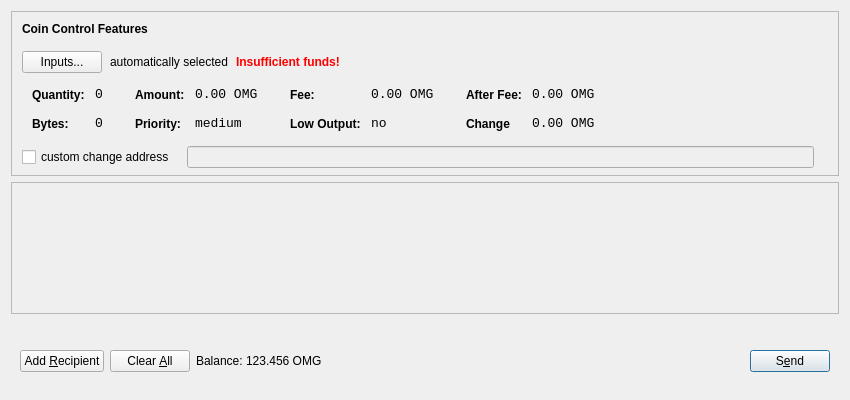
<?xml version="1.0" encoding="UTF-8"?>
<ui version="4.0">
 <class>SendCoinsDialog</class>
 <widget class="QDialog" name="SendCoinsDialog">
  <property name="geometry">
   <rect>
    <x>0</x>
    <y>0</y>
    <width>850</width>
    <height>400</height>
   </rect>
  </property>
  <property name="windowTitle">
   <string>Send Coins</string>
  </property>
  <layout class="QVBoxLayout" name="verticalLayout" stretch="0,1,0">
   <property name="bottomMargin">
    <number>8</number>
   </property>
   <item>
    <widget class="QFrame" name="frameCoinControl">
     <property name="sizePolicy">
      <sizepolicy hsizetype="Expanding" vsizetype="Expanding">
       <horstretch>0</horstretch>
       <verstretch>0</verstretch>
      </sizepolicy>
     </property>
     <property name="maximumSize">
      <size>
       <width>16777215</width>
       <height>16777215</height>
      </size>
     </property>
     <property name="frameShape">
      <enum>QFrame::StyledPanel</enum>
     </property>
     <property name="frameShadow">
      <enum>QFrame::Sunken</enum>
     </property>
     <layout class="QVBoxLayout" name="verticalLayoutCoinControl2">
      <property name="spacing">
       <number>6</number>
      </property>
      <property name="leftMargin">
       <number>0</number>
      </property>
      <property name="topMargin">
       <number>0</number>
      </property>
      <property name="rightMargin">
       <number>0</number>
      </property>
      <property name="bottomMargin">
       <number>6</number>
      </property>
      <item>
       <layout class="QVBoxLayout" name="verticalLayoutCoinControl" stretch="0,0,0,0,1">
        <property name="spacing">
         <number>0</number>
        </property>
        <property name="leftMargin">
         <number>10</number>
        </property>
        <property name="topMargin">
         <number>10</number>
        </property>
        <item>
         <layout class="QHBoxLayout" name="horizontalLayoutCoinControl1">
          <property name="bottomMargin">
           <number>15</number>
          </property>
          <item>
           <widget class="QLabel" name="labelCoinControlFeatures">
            <property name="sizePolicy">
             <sizepolicy hsizetype="Preferred" vsizetype="Maximum">
              <horstretch>0</horstretch>
              <verstretch>0</verstretch>
             </sizepolicy>
            </property>
            <property name="font">
             <font>
              <weight>75</weight>
              <bold>true</bold>
             </font>
            </property>
            <property name="styleSheet">
             <string notr="true">font-weight:bold;</string>
            </property>
            <property name="text">
             <string>Coin Control Features</string>
            </property>
           </widget>
          </item>
         </layout>
        </item>
        <item>
         <layout class="QHBoxLayout" name="horizontalLayoutCoinControl2" stretch="0,0,0,0">
          <property name="spacing">
           <number>8</number>
          </property>
          <property name="bottomMargin">
           <number>10</number>
          </property>
          <item>
           <widget class="QPushButton" name="pushButtonCoinControl">
            <property name="styleSheet">
             <string notr="true"/>
            </property>
            <property name="text">
             <string>Inputs...</string>
            </property>
           </widget>
          </item>
          <item>
           <widget class="QLabel" name="labelCoinControlAutomaticallySelected">
            <property name="text">
             <string>automatically selected</string>
            </property>
            <property name="margin">
             <number>5</number>
            </property>
           </widget>
          </item>
          <item>
           <widget class="QLabel" name="labelCoinControlInsuffFunds">
            <property name="font">
             <font>
              <weight>75</weight>
              <bold>true</bold>
             </font>
            </property>
            <property name="styleSheet">
             <string notr="true">color:red;font-weight:bold;</string>
            </property>
            <property name="text">
             <string>Insufficient funds!</string>
            </property>
            <property name="margin">
             <number>5</number>
            </property>
           </widget>
          </item>
          <item>
           <spacer name="horizontalSpacerCoinControl">
            <property name="orientation">
             <enum>Qt::Horizontal</enum>
            </property>
            <property name="sizeHint" stdset="0">
             <size>
              <width>40</width>
              <height>1</height>
             </size>
            </property>
           </spacer>
          </item>
         </layout>
        </item>
        <item>
         <widget class="QWidget" name="widgetCoinControl" native="true">
          <property name="sizePolicy">
           <sizepolicy hsizetype="Preferred" vsizetype="Preferred">
            <horstretch>0</horstretch>
            <verstretch>0</verstretch>
           </sizepolicy>
          </property>
          <property name="minimumSize">
           <size>
            <width>0</width>
            <height>0</height>
           </size>
          </property>
          <property name="styleSheet">
           <string notr="true"/>
          </property>
          <layout class="QHBoxLayout" name="horizontalLayoutCoinControl5">
           <property name="leftMargin">
            <number>0</number>
           </property>
           <property name="topMargin">
            <number>0</number>
           </property>
           <property name="rightMargin">
            <number>0</number>
           </property>
           <property name="bottomMargin">
            <number>0</number>
           </property>
           <item>
            <layout class="QHBoxLayout" name="horizontalLayoutCoinControl3" stretch="0,0,0,1">
             <property name="spacing">
              <number>20</number>
             </property>
             <property name="topMargin">
              <number>0</number>
             </property>
             <property name="bottomMargin">
              <number>10</number>
             </property>
             <item>
              <layout class="QFormLayout" name="formLayoutCoinControl1">
               <property name="horizontalSpacing">
                <number>10</number>
               </property>
               <property name="verticalSpacing">
                <number>14</number>
               </property>
               <property name="leftMargin">
                <number>10</number>
               </property>
               <property name="topMargin">
                <number>4</number>
               </property>
               <property name="rightMargin">
                <number>6</number>
               </property>
               <item row="0" column="0">
                <widget class="QLabel" name="labelCoinControlQuantityText">
                 <property name="styleSheet">
                  <string notr="true">font-weight:bold;</string>
                 </property>
                 <property name="text">
                  <string>Quantity:</string>
                 </property>
                 <property name="margin">
                  <number>0</number>
                 </property>
                </widget>
               </item>
               <item row="0" column="1">
                <widget class="QLabel" name="labelCoinControlQuantity">
                 <property name="font">
                  <font>
                   <family>Monospace</family>
                   <pointsize>10</pointsize>
                  </font>
                 </property>
                 <property name="cursor">
                  <cursorShape>IBeamCursor</cursorShape>
                 </property>
                 <property name="contextMenuPolicy">
                  <enum>Qt::ActionsContextMenu</enum>
                 </property>
                 <property name="text">
                  <string>0</string>
                 </property>
                 <property name="margin">
                  <number>0</number>
                 </property>
                 <property name="textInteractionFlags">
                  <set>Qt::LinksAccessibleByMouse|Qt::TextSelectableByKeyboard|Qt::TextSelectableByMouse</set>
                 </property>
                </widget>
               </item>
               <item row="1" column="0">
                <widget class="QLabel" name="labelCoinControlBytesText">
                 <property name="styleSheet">
                  <string notr="true">font-weight:bold;</string>
                 </property>
                 <property name="text">
                  <string>Bytes:</string>
                 </property>
                </widget>
               </item>
               <item row="1" column="1">
                <widget class="QLabel" name="labelCoinControlBytes">
                 <property name="font">
                  <font>
                   <family>Monospace</family>
                   <pointsize>10</pointsize>
                  </font>
                 </property>
                 <property name="cursor">
                  <cursorShape>IBeamCursor</cursorShape>
                 </property>
                 <property name="contextMenuPolicy">
                  <enum>Qt::ActionsContextMenu</enum>
                 </property>
                 <property name="text">
                  <string>0</string>
                 </property>
                 <property name="textInteractionFlags">
                  <set>Qt::LinksAccessibleByMouse|Qt::TextSelectableByKeyboard|Qt::TextSelectableByMouse</set>
                 </property>
                </widget>
               </item>
              </layout>
             </item>
             <item>
              <layout class="QFormLayout" name="formLayoutCoinControl2">
               <property name="horizontalSpacing">
                <number>10</number>
               </property>
               <property name="verticalSpacing">
                <number>14</number>
               </property>
               <property name="leftMargin">
                <number>6</number>
               </property>
               <property name="topMargin">
                <number>4</number>
               </property>
               <property name="rightMargin">
                <number>6</number>
               </property>
               <item row="0" column="0">
                <widget class="QLabel" name="labelCoinControlAmountText">
                 <property name="styleSheet">
                  <string notr="true">font-weight:bold;</string>
                 </property>
                 <property name="text">
                  <string>Amount:</string>
                 </property>
                 <property name="margin">
                  <number>0</number>
                 </property>
                </widget>
               </item>
               <item row="0" column="1">
                <widget class="QLabel" name="labelCoinControlAmount">
                 <property name="font">
                  <font>
                   <family>Monospace</family>
                   <pointsize>10</pointsize>
                  </font>
                 </property>
                 <property name="cursor">
                  <cursorShape>IBeamCursor</cursorShape>
                 </property>
                 <property name="contextMenuPolicy">
                  <enum>Qt::ActionsContextMenu</enum>
                 </property>
                 <property name="text">
                  <string>0.00 OMG</string>
                 </property>
                 <property name="textInteractionFlags">
                  <set>Qt::LinksAccessibleByMouse|Qt::TextSelectableByKeyboard|Qt::TextSelectableByMouse</set>
                 </property>
                </widget>
               </item>
               <item row="1" column="0">
                <widget class="QLabel" name="labelCoinControlPriorityText">
                 <property name="styleSheet">
                  <string notr="true">font-weight:bold;</string>
                 </property>
                 <property name="text">
                  <string>Priority:</string>
                 </property>
                </widget>
               </item>
               <item row="1" column="1">
                <widget class="QLabel" name="labelCoinControlPriority">
                 <property name="font">
                  <font>
                   <family>Monospace</family>
                   <pointsize>10</pointsize>
                  </font>
                 </property>
                 <property name="cursor">
                  <cursorShape>IBeamCursor</cursorShape>
                 </property>
                 <property name="contextMenuPolicy">
                  <enum>Qt::ActionsContextMenu</enum>
                 </property>
                 <property name="text">
                  <string>medium</string>
                 </property>
                 <property name="textInteractionFlags">
                  <set>Qt::LinksAccessibleByMouse|Qt::TextSelectableByKeyboard|Qt::TextSelectableByMouse</set>
                 </property>
                </widget>
               </item>
              </layout>
             </item>
             <item>
              <layout class="QFormLayout" name="formLayoutCoinControl3">
               <property name="horizontalSpacing">
                <number>10</number>
               </property>
               <property name="verticalSpacing">
                <number>14</number>
               </property>
               <property name="leftMargin">
                <number>6</number>
               </property>
               <property name="topMargin">
                <number>4</number>
               </property>
               <property name="rightMargin">
                <number>6</number>
               </property>
               <item row="0" column="0">
                <widget class="QLabel" name="labelCoinControlFeeText">
                 <property name="styleSheet">
                  <string notr="true">font-weight:bold;</string>
                 </property>
                 <property name="text">
                  <string>Fee:</string>
                 </property>
                 <property name="margin">
                  <number>0</number>
                 </property>
                </widget>
               </item>
               <item row="0" column="1">
                <widget class="QLabel" name="labelCoinControlFee">
                 <property name="font">
                  <font>
                   <family>Monospace</family>
                   <pointsize>10</pointsize>
                  </font>
                 </property>
                 <property name="cursor">
                  <cursorShape>IBeamCursor</cursorShape>
                 </property>
                 <property name="contextMenuPolicy">
                  <enum>Qt::ActionsContextMenu</enum>
                 </property>
                 <property name="text">
                  <string>0.00 OMG</string>
                 </property>
                 <property name="textInteractionFlags">
                  <set>Qt::LinksAccessibleByMouse|Qt::TextSelectableByKeyboard|Qt::TextSelectableByMouse</set>
                 </property>
                </widget>
               </item>
               <item row="1" column="0">
                <widget class="QLabel" name="labelCoinControlLowOutputText">
                 <property name="styleSheet">
                  <string notr="true">font-weight:bold;</string>
                 </property>
                 <property name="text">
                  <string>Low Output:</string>
                 </property>
                </widget>
               </item>
               <item row="1" column="1">
                <widget class="QLabel" name="labelCoinControlLowOutput">
                 <property name="font">
                  <font>
                   <family>Monospace</family>
                   <pointsize>10</pointsize>
                  </font>
                 </property>
                 <property name="cursor">
                  <cursorShape>IBeamCursor</cursorShape>
                 </property>
                 <property name="contextMenuPolicy">
                  <enum>Qt::ActionsContextMenu</enum>
                 </property>
                 <property name="text">
                  <string>no</string>
                 </property>
                 <property name="textInteractionFlags">
                  <set>Qt::LinksAccessibleByMouse|Qt::TextSelectableByKeyboard|Qt::TextSelectableByMouse</set>
                 </property>
                </widget>
               </item>
              </layout>
             </item>
             <item>
              <layout class="QFormLayout" name="formLayoutCoinControl4">
               <property name="horizontalSpacing">
                <number>10</number>
               </property>
               <property name="verticalSpacing">
                <number>14</number>
               </property>
               <property name="leftMargin">
                <number>6</number>
               </property>
               <property name="topMargin">
                <number>4</number>
               </property>
               <property name="rightMargin">
                <number>6</number>
               </property>
               <item row="0" column="0">
                <widget class="QLabel" name="labelCoinControlAfterFeeText">
                 <property name="styleSheet">
                  <string notr="true">font-weight:bold;</string>
                 </property>
                 <property name="text">
                  <string>After Fee:</string>
                 </property>
                 <property name="margin">
                  <number>0</number>
                 </property>
                </widget>
               </item>
               <item row="0" column="1">
                <widget class="QLabel" name="labelCoinControlAfterFee">
                 <property name="font">
                  <font>
                   <family>Monospace</family>
                   <pointsize>10</pointsize>
                  </font>
                 </property>
                 <property name="cursor">
                  <cursorShape>IBeamCursor</cursorShape>
                 </property>
                 <property name="contextMenuPolicy">
                  <enum>Qt::ActionsContextMenu</enum>
                 </property>
                 <property name="text">
                  <string>0.00 OMG</string>
                 </property>
                 <property name="textInteractionFlags">
                  <set>Qt::LinksAccessibleByMouse|Qt::TextSelectableByKeyboard|Qt::TextSelectableByMouse</set>
                 </property>
                </widget>
               </item>
               <item row="1" column="0">
                <widget class="QLabel" name="labelCoinControlChangeText">
                 <property name="styleSheet">
                  <string notr="true">font-weight:bold;</string>
                 </property>
                 <property name="text">
                  <string>Change</string>
                 </property>
                </widget>
               </item>
               <item row="1" column="1">
                <widget class="QLabel" name="labelCoinControlChange">
                 <property name="font">
                  <font>
                   <family>Monospace</family>
                   <pointsize>10</pointsize>
                  </font>
                 </property>
                 <property name="cursor">
                  <cursorShape>IBeamCursor</cursorShape>
                 </property>
                 <property name="contextMenuPolicy">
                  <enum>Qt::ActionsContextMenu</enum>
                 </property>
                 <property name="text">
                  <string>0.00 OMG</string>
                 </property>
                 <property name="textInteractionFlags">
                  <set>Qt::LinksAccessibleByMouse|Qt::TextSelectableByKeyboard|Qt::TextSelectableByMouse</set>
                 </property>
                </widget>
               </item>
              </layout>
             </item>
            </layout>
           </item>
          </layout>
         </widget>
        </item>
        <item>
         <layout class="QHBoxLayout" name="horizontalLayoutCoinControl4" stretch="0,0,0">
          <property name="spacing">
           <number>12</number>
          </property>
          <property name="sizeConstraint">
           <enum>QLayout::SetDefaultConstraint</enum>
          </property>
          <property name="topMargin">
           <number>5</number>
          </property>
          <property name="rightMargin">
           <number>5</number>
          </property>
          <item>
           <widget class="QCheckBox" name="checkBoxCoinControlChange">
            <property name="text">
             <string>custom change address</string>
            </property>
           </widget>
          </item>
          <item>
           <widget class="QLineEdit" name="lineEditCoinControlChange">
            <property name="enabled">
             <bool>false</bool>
            </property>
            <property name="sizePolicy">
             <sizepolicy hsizetype="Expanding" vsizetype="Fixed">
              <horstretch>0</horstretch>
              <verstretch>0</verstretch>
             </sizepolicy>
            </property>
           </widget>
          </item>
          <item>
           <widget class="QLabel" name="labelCoinControlChangeLabel">
            <property name="sizePolicy">
             <sizepolicy hsizetype="Preferred" vsizetype="Expanding">
              <horstretch>0</horstretch>
              <verstretch>0</verstretch>
             </sizepolicy>
            </property>
            <property name="minimumSize">
             <size>
              <width>0</width>
              <height>0</height>
             </size>
            </property>
            <property name="text">
             <string/>
            </property>
            <property name="margin">
             <number>3</number>
            </property>
           </widget>
          </item>
         </layout>
        </item>
        <item>
         <spacer name="verticalSpacerCoinControl">
          <property name="orientation">
           <enum>Qt::Vertical</enum>
          </property>
          <property name="sizeHint" stdset="0">
           <size>
            <width>800</width>
            <height>1</height>
           </size>
          </property>
         </spacer>
        </item>
       </layout>
      </item>
     </layout>
    </widget>
   </item>
   <item>
    <widget class="QScrollArea" name="scrollArea">
     <property name="widgetResizable">
      <bool>true</bool>
     </property>
     <widget class="QWidget" name="scrollAreaWidgetContents">
      <property name="geometry">
       <rect>
        <x>0</x>
        <y>0</y>
        <width>830</width>
        <height>104</height>
       </rect>
      </property>
      <layout class="QVBoxLayout" name="verticalLayout_2">
       <property name="leftMargin">
        <number>0</number>
       </property>
       <property name="topMargin">
        <number>0</number>
       </property>
       <property name="rightMargin">
        <number>0</number>
       </property>
       <property name="bottomMargin">
        <number>0</number>
       </property>
       <item>
        <layout class="QVBoxLayout" name="entries">
         <property name="spacing">
          <number>6</number>
         </property>
        </layout>
       </item>
       <item>
        <spacer name="verticalSpacer">
         <property name="orientation">
          <enum>Qt::Vertical</enum>
         </property>
         <property name="sizeHint" stdset="0">
          <size>
           <width>20</width>
           <height>40</height>
          </size>
         </property>
        </spacer>
       </item>
      </layout>
     </widget>
    </widget>
   </item>
   <item>
    <widget class="QWidget" name="buttonBar" native="true">
     <layout class="QHBoxLayout" name="horizontalLayout">
      <property name="leftMargin">
       <number>9</number>
      </property>
      <property name="topMargin">
       <number>30</number>
      </property>
      <property name="rightMargin">
       <number>9</number>
      </property>
      <property name="bottomMargin">
       <number>20</number>
      </property>
      <item>
       <widget class="QPushButton" name="addButton">
        <property name="maximumSize">
         <size>
          <width>136</width>
          <height>36</height>
         </size>
        </property>
        <property name="toolTip">
         <string>Send to multiple recipients at once</string>
        </property>
        <property name="text">
         <string>Add &amp;Recipient</string>
        </property>
        <property name="autoDefault">
         <bool>false</bool>
        </property>
       </widget>
      </item>
      <item>
       <widget class="QPushButton" name="clearButton">
        <property name="sizePolicy">
         <sizepolicy hsizetype="Minimum" vsizetype="Fixed">
          <horstretch>0</horstretch>
          <verstretch>0</verstretch>
         </sizepolicy>
        </property>
        <property name="maximumSize">
         <size>
          <width>100</width>
          <height>36</height>
         </size>
        </property>
        <property name="toolTip">
         <string>Remove all transaction fields</string>
        </property>
        <property name="text">
         <string>Clear &amp;All</string>
        </property>
        <property name="autoRepeatDelay">
         <number>300</number>
        </property>
        <property name="autoDefault">
         <bool>false</bool>
        </property>
       </widget>
      </item>
      <item>
       <layout class="QHBoxLayout" name="horizontalLayout_2">
        <property name="spacing">
         <number>3</number>
        </property>
        <item>
         <widget class="QLabel" name="label">
          <property name="sizePolicy">
           <sizepolicy hsizetype="Preferred" vsizetype="Fixed">
            <horstretch>0</horstretch>
            <verstretch>0</verstretch>
           </sizepolicy>
          </property>
          <property name="text">
           <string>Balance:</string>
          </property>
         </widget>
        </item>
        <item>
         <widget class="QLabel" name="labelBalance">
          <property name="sizePolicy">
           <sizepolicy hsizetype="Preferred" vsizetype="Fixed">
            <horstretch>0</horstretch>
            <verstretch>0</verstretch>
           </sizepolicy>
          </property>
          <property name="cursor">
           <cursorShape>IBeamCursor</cursorShape>
          </property>
          <property name="text">
           <string>123.456 OMG</string>
          </property>
          <property name="textInteractionFlags">
           <set>Qt::LinksAccessibleByMouse|Qt::TextSelectableByKeyboard|Qt::TextSelectableByMouse</set>
          </property>
         </widget>
        </item>
       </layout>
      </item>
      <item>
       <spacer name="horizontalSpacer">
        <property name="orientation">
         <enum>Qt::Horizontal</enum>
        </property>
        <property name="sizeHint" stdset="0">
         <size>
          <width>40</width>
          <height>20</height>
         </size>
        </property>
       </spacer>
      </item>
      <item>
       <widget class="QPushButton" name="sendButton">
        <property name="maximumSize">
         <size>
          <width>96</width>
          <height>36</height>
         </size>
        </property>
        <property name="toolTip">
         <string>Confirm the send action</string>
        </property>
        <property name="text">
         <string>S&amp;end</string>
        </property>
        <property name="default">
         <bool>true</bool>
        </property>
       </widget>
      </item>
     </layout>
    </widget>
   </item>
  </layout>
 </widget>
 <resources/>
 <connections/>
</ui>
